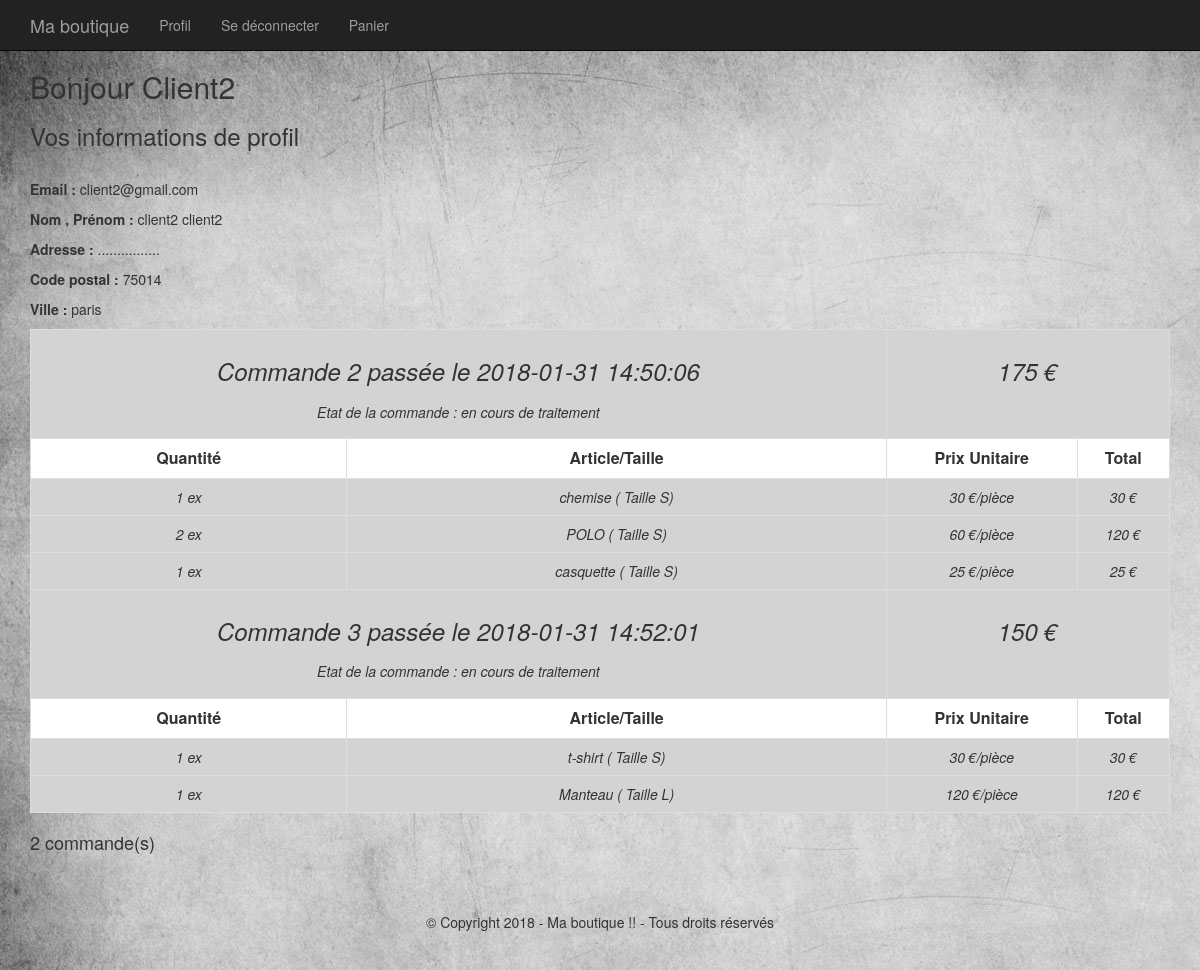
Page /Site/profil.php (signed in) on the committed database.
### tables this page shows
CREATE TABLE `details_commande` (
  `id_details_commande` int(3) NOT NULL,
  `id_commande` int(3) NOT NULL,
  `id_produit` int(3) NOT NULL,
  `quantite` int(3) NOT NULL,
  `prix` int(3) NOT NULL
);

CREATE TABLE `commande` (
  `id_commande` int(3) NOT NULL,
  `id_membre` int(3) NOT NULL,
  `montant` int(3) NOT NULL,
  `date_enregistrement` datetime NOT NULL,
  `etat` enum('en cours de traitement','envoyÃ©','livrÃ©') NOT NULL
);

CREATE TABLE `produit` (
  `id_produit` int(3) NOT NULL,
  `reference` varchar(20) NOT NULL,
  `categorie` varchar(20) NOT NULL,
  `titre` varchar(100) NOT NULL,
  `description` text NOT NULL,
  `couleur` varchar(20) NOT NULL,
  `taille` varchar(5) NOT NULL,
  `public` enum('m','f','mixte') NOT NULL,
  `photo` varchar(250) NOT NULL,
  `prix` int(3) NOT NULL,
  `stock` int(3) NOT NULL
);

### Site/inc/fonction.php (called while the page is built, shortened)
<?php
function executeRequete($sql,$params=array()){
    if (!empty($params))
    {
        foreach($params as $indice =>$param){
            $params[$indice]=htmlspecialchars($param,ENT_QUOTES);
         }
    }
    global $pdo ;
    $r=$pdo->prepare($sql);
    $r->execute($params);
    return $r;
}
?>

### Site/profil.php (the view, shortened to what this page needs)
<?php
$contenu = '<h2>Bonjour ' .ucfirst($_SESSION['membre']['pseudo']).'</h2>';
$contenu .='<div><h3>Vos informations de profil </h3><br>
                <p><strong>Email : </strong>'.$_SESSION['membre']['email'].'</p>
                <p><strong> Nom , Prénom : </strong>'.$_SESSION['membre']['nom'].'  ' .$_SESSION['membre']['prenom'].'</p>
                <p><strong>Adresse : </strong>' .$_SESSION['membre']['adresse'].'</p>
                <p><strong>Code postal : </strong>'.$_SESSION['membre']['code_postal'].'</p>
                <p><strong>Ville : </strong>'.$_SESSION['membre']['ville'].'</p></div>';
$resul = executeRequete("SELECT * FROM commande c, details_commande d, produit p
                         WHERE c.id_commande=d.id_commande
                         AND d.id_produit = p.id_produit
                         AND c.id_membre = :id_membre",array('id_membre' => $_SESSION['membre']['id_membre']));
if ( $resul->rowCount() > 0 ){
    $contenu .='<table class="table table-bordered">';
    $commande_courante=0;
    $nb_commandes=0;
    while ( $commande = $resul->fetch(PDO::FETCH_ASSOC))
    {
        if ( $commande['id_commande'] != $commande_courante )
        {
            $nb_commandes++;
            $contenu .= '<tr>
                        <td colspan="2"><h3>Commande '.$commande['id_commande'].' passée le '.$commande['date_enregistrement'].'<h3><h5>Etat de la commande : '.$commande['etat'].'</h5></td><td colspan="2" class="text-center"><h3>'.$commande['montant'].' €</h3></td></tr>
                        <tr class="CDTR">
                            <th>Quantité</th>
                            <th>Article/Taille</th>
                            <th>Prix Unitaire</th>
                            <th>Total</th>
                        </tr>';
        }
        $contenu .='<tr><td>'.$commande['quantite'].' ex</td><td>'.$commande['titre'].' ( Taille '.$commande['taille'].')</td><td>'.$commande['prix'].' €/pièce</td>
        <td>'.$commande['prix'] * $commande['quantite'].' €</td></tr>';
        $commande_courante = $commande['id_commande'];
    }
    $contenu .='</table>';
    $contenu .='<h4>'.$nb_commandes.' commande(s)</h4>';
 }
else{
    $contenu .='<h4>Aucune commande pour le moment</h4>';
}
require_once('inc/haut.php');
echo $contenu ;
require_once('inc/bas.php');
?>

### Site/inc/css/style.css (style rules this page uses)
body { padding-top: 50px; background: url("../../img.jpg"); }
table { width: 100%; background: lightgray; }
table th { text-align: center; font-size: 16px; }
table td { font-style: italic; text-align: center; }
.CDTR { background: white; }

### rows in the picture
details_commande: id_commande "2", id_commande.date_enregistrement "2018-01-31 14:50:06", id_commande.etat "en cours de traitement", id_commande.montant "175", quantite "1", id_produit.titre "chemise", id_produit.taille "S", id_produit.prix "30", $commande['prix']*$commande['quantite'] "30"
details_commande: quantite "2", id_produit.titre "POLO", id_produit.taille "S", id_produit.prix "60", $commande['prix'] * $commande['quantite'] "120"
details_commande: quantite "1", id_produit.titre "casquette", id_produit.taille "S", id_produit.prix "25", $commande['prix']*$commande['quantite'] "25"
details_commande: id_commande "3", id_commande.date_enregistrement "2018-01-31 14:52:01", id_commande.etat "en cours de traitement", id_commande.montant "150", quantite "1", id_produit.titre "t-shirt", id_produit.taille "S", id_produit.prix "30", $commande['prix']*$commande['quantite'] "30"
details_commande: quantite "1", id_produit.titre "Manteau", id_produit.taille "L", id_produit.prix "120", $commande['prix']*$commande['quantite'] "120"

### other values in the picture
$_SESSION['membre']['pseudo'] "Client2"
$_SESSION['membre']['email'] "client2@gmail.com"
$_SESSION['membre']['nom'] "client2"
$_SESSION['membre']['prenom'] "client2"
$_SESSION['membre']['adresse'] "................"
$_SESSION['membre']['code_postal'] "75014"
$_SESSION['membre']['ville'] "paris"
$nb_commandes "2"
